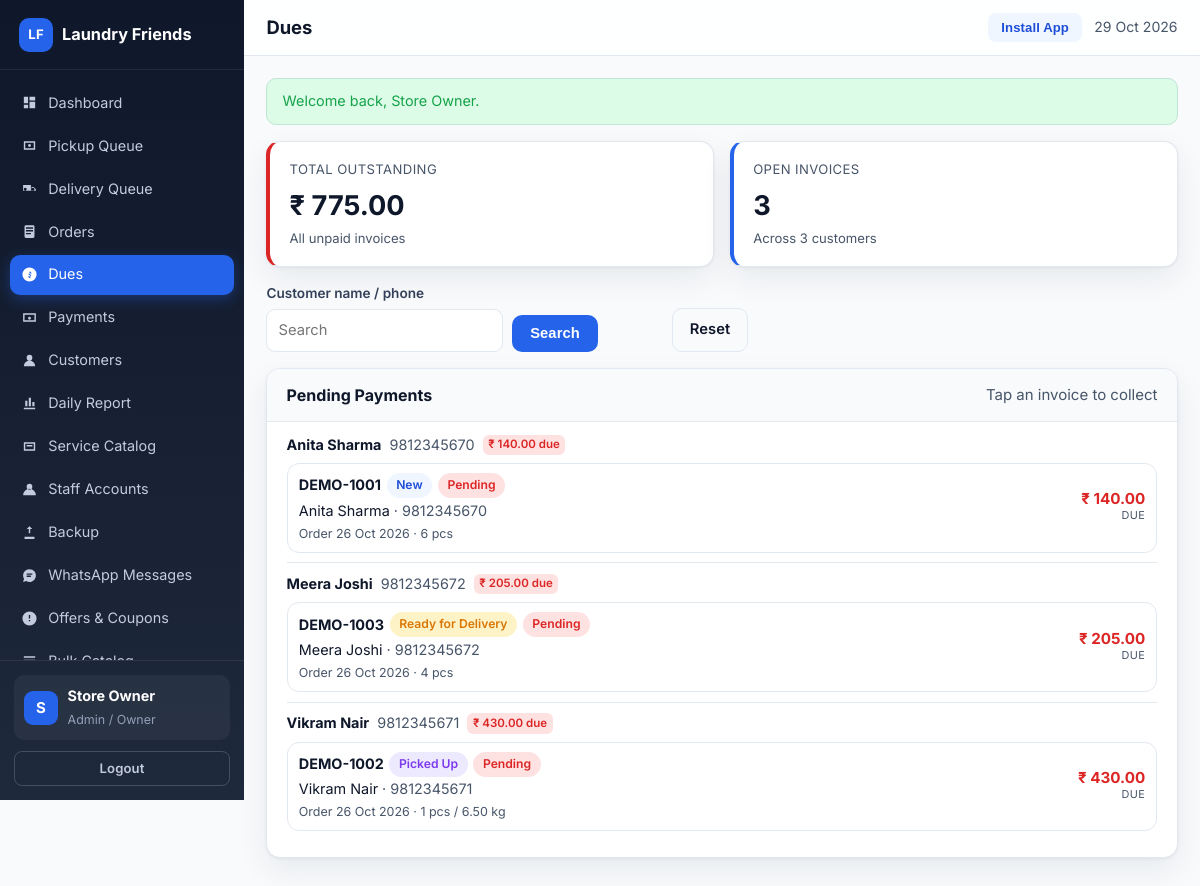
Screenshot of /admin/dues.php (signed in) with the database file from the repository.
### tables this page shows
CREATE TABLE IF NOT EXISTS users (
  id INT UNSIGNED AUTO_INCREMENT PRIMARY KEY,
  role ENUM('super_admin','admin','staff','customer') NOT NULL DEFAULT 'customer',
  name VARCHAR(100) NOT NULL,
  email VARCHAR(150) NULL,
  phone VARCHAR(20) NULL,
  phone_key VARCHAR(20) NULL,
  password_hash VARCHAR(255) NOT NULL,
  is_active TINYINT(1) NOT NULL DEFAULT 1,
  must_change_password TINYINT(1) NOT NULL DEFAULT 0,
  last_login_at DATETIME NULL,
  created_by INT UNSIGNED NULL,
  created_at DATETIME NOT NULL DEFAULT CURRENT_TIMESTAMP,
  updated_at DATETIME NOT NULL DEFAULT CURRENT_TIMESTAMP ON UPDATE CURRENT_TIMESTAMP,
  UNIQUE KEY uq_users_email (email),
  UNIQUE KEY uq_users_phone_key (phone_key),
  KEY idx_users_role (role),
  KEY idx_users_active (is_active)
);

CREATE TABLE IF NOT EXISTS customers (
  id INT UNSIGNED AUTO_INCREMENT PRIMARY KEY,
  user_id INT UNSIGNED NULL,
  name VARCHAR(100) NOT NULL,
  phone VARCHAR(20) NOT NULL,
  phone_key VARCHAR(20) NULL,
  email VARCHAR(150) NULL,
  address TEXT NULL,
  landmark VARCHAR(150) NULL,
  city VARCHAR(80) NULL,
  pincode VARCHAR(10) NULL,
  latitude DECIMAL(10,7) NULL,
  longitude DECIMAL(10,7) NULL,
  place_id VARCHAR(255) NULL,
  notes TEXT NULL,
  created_by INT UNSIGNED NULL,
  created_at DATETIME NOT NULL DEFAULT CURRENT_TIMESTAMP,
  updated_at DATETIME NOT NULL DEFAULT CURRENT_TIMESTAMP ON UPDATE CURRENT_TIMESTAMP,
  UNIQUE KEY uq_customers_user (user_id),
  UNIQUE KEY uq_customers_phone_key (phone_key),
  KEY idx_customers_phone (phone)
);

CREATE TABLE IF NOT EXISTS orders (
  id INT UNSIGNED AUTO_INCREMENT PRIMARY KEY,
  order_number VARCHAR(30) NOT NULL,
  customer_id INT UNSIGNED NOT NULL,
  source ENUM('customer','admin') NOT NULL DEFAULT 'admin',
  pricing_mode ENUM('per_item','per_kg') NOT NULL DEFAULT 'per_item',
  status ENUM('new','pickup_assigned','picked_up','processing','ready_for_delivery','out_for_delivery','delivered','cancelled') NOT NULL DEFAULT 'new',
  payment_status ENUM('pending','partial','paid') NOT NULL DEFAULT 'pending',
  order_date DATE NOT NULL,
  scheduled_pickup_date DATE NULL,
  scheduled_delivery_date DATE NULL,
  contact_name VARCHAR(100) NOT NULL,
  contact_phone VARCHAR(20) NOT NULL,
  delivery_address TEXT NOT NULL,
  pickup_latitude DECIMAL(10,7) NULL,
  pickup_longitude DECIMAL(10,7) NULL,
  pickup_place_id VARCHAR(255) NULL,
  pickup_staff_id INT UNSIGNED NULL,
  delivery_staff_id INT UNSIGNED NULL,
  pickup_assigned_at DATETIME NULL,
  delivery_assigned_at DATETIME NULL,
  pickup_completed_at DATETIME NULL,
  delivery_completed_at DATETIME NULL,
  subtotal DECIMAL(12,2) NOT NULL DEFAULT 0,
  discount_amount DECIMAL(12,2) NOT NULL DEFAULT 0,
  delivery_charge DECIMAL(12,2) NOT NULL DEFAULT 0,
  tax_amount DECIMAL(12,2) NOT NULL DEFAULT 0,
  total_amount DECIMAL(12,2) NOT NULL DEFAULT 0,
  paid_amount DECIMAL(12,2) NOT NULL DEFAULT 0,
  notes TEXT NULL,
  staff_notes TEXT NULL,
  created_by INT UNSIGNED NULL,
  created_at DATETIME NOT NULL DEFAULT CURRENT_TIMESTAMP,
  updated_at DATETIME NOT NULL DEFAULT CURRENT_TIMESTAMP ON UPDATE CURRENT_TIMESTAMP,
  UNIQUE KEY uq_orders_number (order_number),
  KEY idx_orders_customer (customer_id),
  KEY idx_orders_status (status),
  KEY idx_orders_pickup_staff (pickup_staff_id),
  KEY idx_orders_delivery_staff (delivery_staff_id),
  KEY idx_orders_payment (payment_status),
  KEY idx_orders_date (order_date)
);

### admin/dues.php (the view, shortened to what the rows shown need)
<?php
require_once dirname(__DIR__) . '/includes/layout.php';
require_once dirname(__DIR__) . '/includes/orders.php';
require_once dirname(__DIR__) . '/includes/order-tiles.php';
$user = require_admin();
$search = query('q');
$duesCustomers = all_customer_dues($search);
layout_start('Dues', 'app');
?>
<div class="panel">
    <div class="panel-head">
        <h2>Pending Payments</h2>
    </div>
    <div class="panel-body tight">
        <?php if ($duesCustomers === []): ?>
            <div class="empty-state">
                <strong>No pending dues</strong>
                <?= $search !== '' ? 'No customer matches this search.' : 'Every invoice is paid up.' ?>
            </div>
        <?php else: ?>
            <?php foreach ($duesCustomers as $entry): ?>
                <div class="dues-customer">
                    <div class="dues-customer-head">
                        <strong><?= e((string) $entry['customer']['name']) ?></strong>
                        <a class="subtle" href="tel:<?= e((string) $entry['customer']['phone']) ?>"><?= e((string) $entry['customer']['phone']) ?></a>
                        <span class="tile-old-dues"><?= e(money((float) $entry['total'])) ?> due</span>
                    </div>
                    <?php foreach ($entry['orders'] as $invoice): ?>
                        <?php
                        $invoiceDue = max(0.0, (float) $invoice['total_amount'] - (float) $invoice['paid_amount']);
                        $actions = '<form method="post">'
                            . csrf_field()
                            . '<input type="hidden" name="action" value="collect_dues">'
                            . '<input type="hidden" name="order_id" value="' . e((string) $invoice['id']) . '">'
                            . '<input type="number" name="amount" min="0" step="0.01" value="' . e(number_format($invoiceDue, 2, '.', '')) . '" placeholder="Amount">'
                            . '<select name="method">' . payment_method_options() . '</select>'
                            . '<input type="text" name="reference_no" placeholder="Ref">'
                            . '<button class="btn btn-sm btn-green" type="submit">Collect</button>'
                            . '</form>'
                            . '<a class="btn btn-sm btn-ghost" href="' . e(url('admin/order-view.php?id=' . (int) $invoice['id'])) . '">Open</a>';
                        echo order_tile($invoice, [
                            'note' => 'Order ' . format_date((string) $invoice['order_date']) . ' · ' . order_items_summary((int) $invoice['id']),
                            'actions' => $actions,
                        ]);
                        ?>
                    <?php endforeach; ?>
                </div>
            <?php endforeach; ?>
        <?php endif; ?>
    </div>
</div>
<?php layout_end(); ?>

### includes/layout.php (shortened to what the rows shown need)
<?php
function layout_nav_items(): array
{
    $user = current_user();
    return [];
}
function layout_is_active(string $href): bool
{
    $self = basename($_SERVER['SCRIPT_NAME'] ?? '');
    $target = basename($href);
    if ($self === $target) {
        return true;
    }
    $selfDir = basename(dirname($_SERVER['SCRIPT_NAME'] ?? ''));
    $targetDir = basename(dirname($href));
    return $self === $target && $selfDir === $targetDir;
}
function layout_start(string $title, string $layout = 'app'): void
{
    $user = current_user();
    ?><!DOCTYPE html>
<html lang="en">
<head>
<link rel="stylesheet" href="<?= e(asset('assets/css/app.css')) ?>">
</head>
<body class="layout-<?= e($layout) ?>">
<?php if ($layout === 'public'): ?>
<header class="public-header">
    <div class="container nav-row">
        <a class="brand" href="<?= e(url('index.php')) ?>">
            <span class="brand-mark">LF</span>
            <span><?= e(APP_NAME) ?></span>
        </a>
        <nav class="public-nav">
            <a href="<?= e(url('index.php')) ?>#services">Services</a>
            <a href="<?= e(url('index.php')) ?>#how">How it works</a>
            <a href="<?= e(url('index.php')) ?>#contact">Contact</a>
            <button class="btn btn-soft btn-sm install-btn" type="button" data-install-app>Install App</button>
            <?php if ($user !== null): ?>
                <a class="btn btn-primary btn-sm" href="<?= e(url(home_for_role($user['role']))) ?>">Go to Dashboard</a>
                <a class="btn btn-ghost btn-sm" href="<?= e(url('logout.php')) ?>">Logout</a>
            <?php else: ?>
                <a class="btn btn-ghost btn-sm" href="<?= e(url('login.php')) ?>">Login</a>
                <a class="btn btn-primary btn-sm" href="<?= e(url('customer/schedule-pickup.php')) ?>">Schedule Pickup</a>
            <?php endif; ?>
        </nav>
    </div>
</header>
<?php elseif ($layout === 'app'): ?>
<div class="app-shell">
    <aside class="sidebar" id="sidebar">
        <div class="sidebar-brand">
            <a class="brand" href="<?= e(url('index.php')) ?>">
                <span class="brand-mark">LF</span>
                <span><?= e(APP_NAME) ?></span>
            </a>
        </div>
        <nav class="sidebar-nav">
            <?php foreach (layout_nav_items() as $item): ?>
                <a class="nav-link<?= layout_is_active($item['href']) ? ' active' : '' ?>" href="<?= e(url($item['href'])) ?>">
                    <svg viewBox="0 0 24 24" aria-hidden="true"><path d="<?= e($item['icon']) ?>"/></svg>
                    <span><?= e($item['label']) ?></span>
                </a>
            <?php endforeach; ?>
        </nav>
        <div class="sidebar-footer">
            <div class="user-chip">
                <div class="avatar"><?= e(strtoupper(mb_substr($user['name'] ?? 'U', 0, 1))) ?></div>
                <div>
                    <strong><?= e($user['name'] ?? 'Guest') ?></strong>
                    <small><?= e(role_label($user['role'] ?? '')) ?></small>
                </div>
            </div>
            <a class="btn btn-ghost btn-sm btn-block" href="<?= e(url('logout.php')) ?>">Logout</a>
        </div>
    </aside>
    <div class="app-main">
        <header class="app-topbar">
            <h1 class="page-title"><?= e($title) ?></h1>
            <div class="topbar-right">
                <button class="btn btn-sm btn-soft install-btn" type="button" data-install-app>Install App</button>
                <span class="today-label"><?= e(date('d M Y')) ?></span>
            </div>
        </header>
        <main class="app-content">
<?php endif; ?>
<?php
}
function layout_end(): void
{
    $layout = $GLOBALS['__layout'] ?? 'app';
    ?>
<?php if ($layout === 'app'): ?>
        </main>
    </div>
</div>
<?php elseif ($layout === 'customer'): ?>
</main>
<?php layout_bottom_nav(); ?>
<?php endif; ?>
</body>
</html>
<?php
}
function layout_bottom_nav(): void
{
    $user = current_user();
    if ($user === null || !in_array($user['role'], array_merge(staff_roles(), ['customer']), true)) {
        return;
    }
    ?>
    <?php
}

### includes/order-tiles.php (shortened to what the rows shown need)
<?php
function order_items_summary(int $orderId): string
{
    $row = db_row(
        'SELECT COUNT(*) AS line_count, COALESCE(SUM(qty), 0) AS pcs, COALESCE(SUM(weight_kg), 0) AS kg
         FROM order_items WHERE order_id = ?',
        [$orderId]
    );
    $pcs = (int) $row['pcs'];
    $kg = (float) $row['kg'];
    $parts = [];
    if ($pcs > 0) {
        $parts[] = $pcs . ' pcs';
    }
    if ($kg > 0) {
        $parts[] = number_format($kg, 2) . ' kg';
    }
    return $parts === [] ? (string) $row['line_count'] . ' item(s)' : implode(' / ', $parts);
}
function order_tile(array $order, array $options = []): void
{
    $orderId = (int) $order['id'];
    $total = (float) ($order['total_amount'] ?? 0);
    $paid = (float) ($order['paid_amount'] ?? 0);
    $due = max(0.0, $total - $paid);
    $paidUp = (string) ($order['payment_status'] ?? '') === 'paid';
    $status = (string) ($order['status'] ?? '');
    $address = trim((string) ($order['delivery_address'] ?? ''));
    $pickupStaff = null;
    if (!empty($order['pickup_staff_id'])) {
        $name = db_value('SELECT name FROM users WHERE id = ?', [(int) $order['pickup_staff_id']], '');
        $pickupStaff = $name !== '' ? (string) $name : 'Assigned';
    }
    $deliveryStaff = null;
    if (!empty($order['delivery_staff_id'])) {
        $name = db_value('SELECT name FROM users WHERE id = ?', [(int) $order['delivery_staff_id']], '');
        $deliveryStaff = $name !== '' ? (string) $name : 'Assigned';
    }
    $details = [
        'Address' => $address !== '' ? $address : '—',
        'Order date' => format_date((string) ($order['order_date'] ?? '')),
        'Pickup date' => format_date((string) ($order['scheduled_pickup_date'] ?? '')),
        'Delivery date' => format_date((string) ($order['scheduled_delivery_date'] ?? '')),
        'Pickup staff' => $pickupStaff ?? 'Not assigned',
        'Delivery staff' => $deliveryStaff ?? 'Not assigned',
        'Items' => order_items_summary($orderId),
        'Total' => money($total),
        'Paid' => money($paid),
    ];
    $note = (string) ($options['note'] ?? '');
    $oldDues = $options['old_dues'] ?? null;
    ?>
    <article class="tile<?= $oldDues !== null && (float) $oldDues > 0 ? ' tile-has-dues' : '' ?>">
        <details class="tile-fold"<?= !empty($options['open']) ? ' open' : '' ?>>
            <summary class="tile-head">
                <div class="tile-main">
                    <div class="tile-line">
                        <strong class="tile-id"><?= e((string) ($order['order_number'] ?? ('#' . $orderId))) ?></strong>
                        <span class="badge <?= e(status_badge($status)) ?>"><?= e(order_status_label($status)) ?></span>
                        <?php if (!$paidUp): ?>
                            <span class="badge <?= e(status_badge((string) ($order['payment_status'] ?? 'pending'))) ?>"><?= e(payment_status_label((string) ($order['payment_status'] ?? 'pending'))) ?></span>
                        <?php endif; ?>
                    </div>
                    <div class="tile-cust">
                        <?= e((string) ($order['contact_name'] ?? '')) ?>
                        <?php if (!empty($order['contact_phone'])): ?>
                            <span class="subtle"> &middot; <?= e((string) $order['contact_phone']) ?></span>
                        <?php endif; ?>
                    </div>
                    <?php if ($note !== ''): ?>
                        <div class="tile-note"><?= e($note) ?></div>
                    <?php endif; ?>
                </div>
                <div class="tile-side">
                    <strong class="tile-money<?= $due > 0 ? ' is-due' : '' ?>"><?= e(money($due)) ?></strong>
                    <span class="tile-money-label"><?= $due > 0 ? 'due' : ($paidUp ? 'paid' : 'balance') ?></span>
                </div>
            </summary>
        </details>
    </article>
    <?php
}
    ?>

### rows the page displays
users: name "S", name "Store Owner", role "Admin / Owner"
customers: name "Anita Sharma", phone "9812345670", total "₹ 140.00"
orders: order_number "DEMO-1001", status "New", payment_status "Pending", contact_name "Anita Sharma", contact_phone "9812345670", note "Order 26 Oct 2026 · 6 pcs", money($due) "₹ 140.00", shows "DUE"
customers: name "Meera Joshi", phone "9812345672", total "₹ 205.00"
orders: order_number "DEMO-1003", status "Ready for Delivery", payment_status "Pending", contact_name "Meera Joshi", contact_phone "9812345672", note "Order 26 Oct 2026 · 4 pcs", money($due) "₹ 205.00", shows "DUE"
customers: name "Vikram Nair", phone "9812345671", total "₹ 430.00"
orders: order_number "DEMO-1002", status "Picked Up", payment_status "Pending", contact_name "Vikram Nair", contact_phone "9812345671", note "Order 26 Oct 2026 · 1 pcs / 6.50 kg", money($due) "₹ 430.00", shows "DUE"

### other values shown
APP_NAME "Laundry Friends"
$item['label'] "Dashboard"
$item['label'] "Pickup Queue"
$item['label'] "Delivery Queue"
$item['label'] "Orders"
$item['label'] "Dues"
$item['label'] "Payments"
$item['label'] "Customers"
$item['label'] "Daily Report"
$item['label'] "Service Catalog"
$item['label'] "Staff Accounts"
$item['label'] "Backup"
$item['label'] "WhatsApp Messages"
$item['label'] "Offers & Coupons"
$title "Dues"
